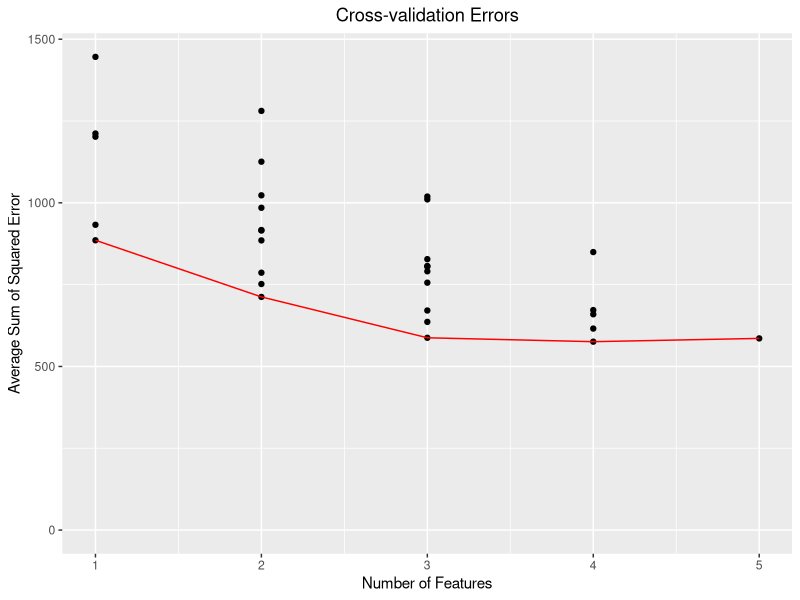

Write R code to recreate this figure.
## ---- assign1-init
library(ggplot2)

best_subset_selection <- function(X, y, folds) {
    n <- nrow(X)
    p <- ncol(X)

    stopifnot(folds <= n)

    sampled_idx <- sample(1:n, n)
    sets <- cross_validation_sets(n, folds)

    X <- X[sampled_idx,]
    y <- y[sampled_idx]

    best_features <- list()
    cv_scores <- rep(list(c()), p)

    for (j in 1:p) {
        feature_combinations <- combinations(p, j)
        errors <- c()
        for (feature_idx in 1:nrow(feature_combinations)) {
            features <- feature_combinations[feature_idx, ] == 1
            current_errors <- c()
            for (i in 1:folds) {
                test_validation_idx <- sets[i, 1]:sets[i, 2]
                test_idx <- test_validation_idx
                training_idx <- (1:n)[-test_validation_idx]

                lmfit <- linear_regression(as.matrix(X[training_idx, features]),
                                           y[training_idx],
                                           as.matrix(X[test_idx, features]),
                                           y[test_idx])
                current_errors <- c(current_errors, lmfit$SSE)
            }
            errors <- c(errors, mean(current_errors))
            cv_scores[[j]] <- c(cv_scores[[j]], mean(current_errors))
        }
        best_features[[j]] <- list(features=feature_combinations[which.min(errors),],
                                   SSE=min(errors))
    }

    list(bf=best_features, cvs=cv_scores)
}

cross_validation_sets <- function(n, folds) {
    set_size <- as.integer(n / folds)
    remaining <- n - folds * set_size

    idx <- matrix(0, nrow=folds, ncol=2)
    idx[1, 1] <- 1
    idx[1, 2] <- set_size

    for (i in 2:folds) {
        idx[i, 1] <- idx[i - 1, 2] + 1
        idx[i, 2] <- idx[i, 1] + (set_size - 1)

        if (remaining > 0) {
            idx[i, 2] <- idx[i, 2] + 1
            remaining <- remaining - 1
        }
    }

    idx
}

linear_regression <- function(X_train, y_train, X_test, y_test) {
    X_train <- cbind(rep(1, nrow(X_train)), X_train)
    X_test <- cbind(rep(1, nrow(X_test)), X_test)

    coefficients <- solve(t(X_train) %*% X_train) %*% t(X_train) %*% y_train
    coefficients <- as.vector(coefficients)
    fitted_values <- X_test %*% coefficients
    SSE <- sum((y_test - fitted_values)^2)
    list(coefficients=coefficients, fitted_values=fitted_values, SSE=SSE)
}

combinations <- function(n, m) {
    t(apply(combn(1:n, m=m), 2, function(x) replace(rep(0, n), x, 1)))
}

data <- swiss
x <- data[, -1]
y <- data[, 1]
folds <- 5
set.seed(12345)
result <- best_subset_selection(x, y, folds)
best_features <- result$bf
cv_scores <- result$cvs

best_setting <- best_features[[which.min(sapply(best_features, function(x) x$SSE))]]

lmfit <- linear_regression(as.matrix(x[, best_setting$features == 1]), y,
                           as.matrix(x[, best_setting$features == 1]), y)

## lmfit$coefficients
## colnames(x)[best_setting$features == 1]
## ---- end-of-assign1-init

## ---- assign1-plot-sse
coordinates <- lapply(1:length(cv_scores), function(feature_count) {
    cbind(x=feature_count, y=cv_scores[[feature_count]])
})
plot_data <- as.data.frame(do.call(rbind, coordinates))

best_coordinates <- lapply(1:length(cv_scores), function(feature_count) {
    cbind(x=feature_count, y=min(cv_scores[[feature_count]]))
})
plot_line <- as.data.frame(do.call(rbind, best_coordinates))

ggplot(plot_data) +
    ggtitle("Cross-validation Errors") +
    xlab("Number of Features") +
    ylab("Average Sum of Squared Error") +
    geom_point(aes(x=x, y=y)) +
    geom_line(data=plot_line, aes(x=x, y=y), color="red") +
    theme(plot.title = element_text(hjust=0.5)) +
    scale_y_continuous(limits=c(0, max(plot_data$y)))
## ---- end-of-assign1-plot-sse
